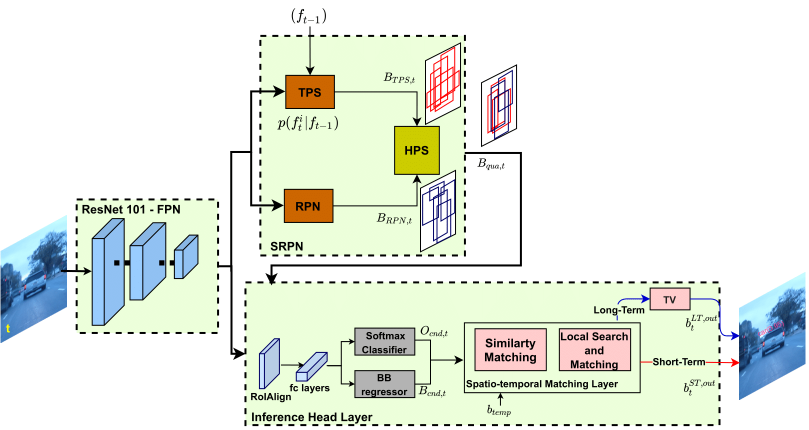
#> input picture TDIOT_GRA-1.png, 1617 x 859 px (shown at 1/2 size)
$ python -i lbp.py   (imports and definitions only)
#> lines starting #> are read from the running program, lines starting #| are printed output that depends on the picture
#> further down, picture is the input picture: shape (859, 1617, 3); mean B, G, R 226.8, 236.1, 230.5
import numpy as np
import cv2
#from time import perf_counter

# [23 lines left out: function lbp_decimal_4, not called in this run]

def lbp_decimal_8(img, hist_conc= False):

#> called with hist_conc = False
    image_base_ = img[1:-1,1:-1]

    image_up = img[:-2,1:-1]
    image_down = img[2:,1:-1]

    image_left = img[1:-1,:-2]
    image_right = img[1:-1:,2:]

    image_diag_up_left = img[:-2,:-2]
    image_diag_up_right = img[:-2,2:]

    image_diag_down_left = img[2:,:-2]
    image_diag_down_right = img[2:,2:]

    pow_1 = np.power(2,0)*1.0*(image_up >= image_base_)
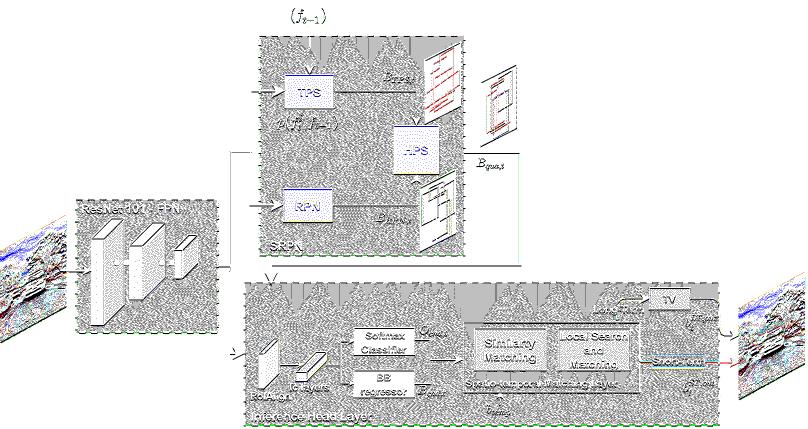
#> pow_1: shape (857, 1615, 3) float64 (shown at 1/2 size); mean B, G, R 0.89, 0.889, 0.888
    pow_2 = np.power(2,1)*1.0*(image_diag_up_right >= image_base_)
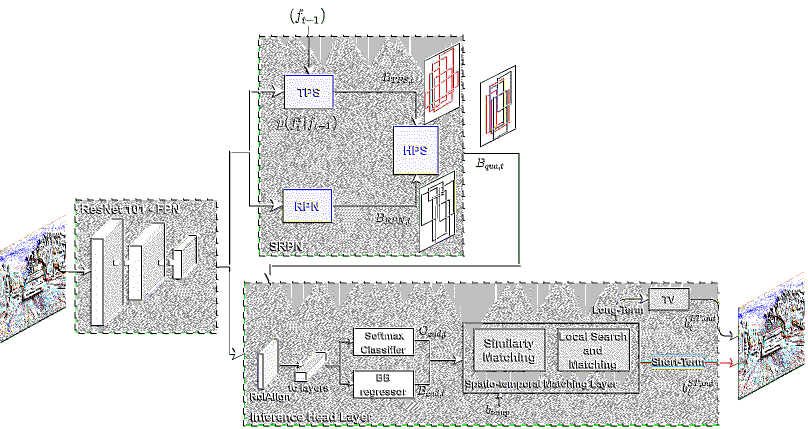
#> pow_2: shape (857, 1615, 3) float64 (shown at 1/2 size); mean B, G, R 1.79, 1.79, 1.79; drawn with min black and max white
    pow_3 = np.power(2,2)*1.0*(image_right >= image_base_)
    pow_4 = np.power(2,3)*1.0*(image_diag_down_right >= image_base_)
    pow_5 = np.power(2,4)*1.0*(image_down >= image_base_)
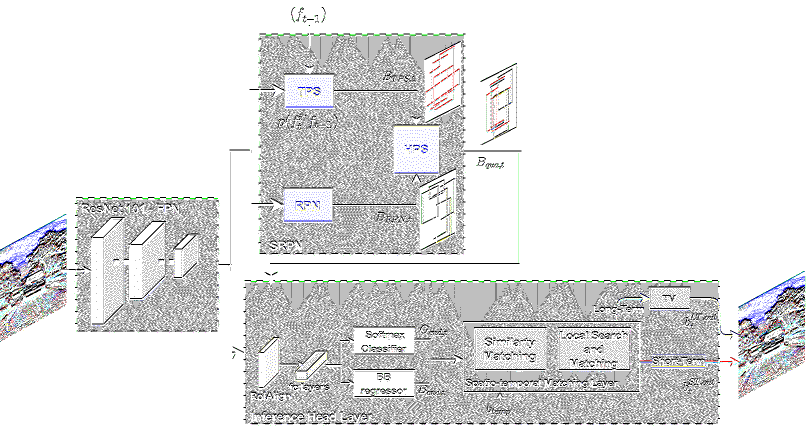
#> pow_5: shape (857, 1615, 3) float64 (shown at 1/2 size); mean B, G, R 14.24, 14.22, 14.2; drawn with min black and max white
    pow_6 = np.power(2,5)*1.0*(image_diag_down_left >= image_base_)
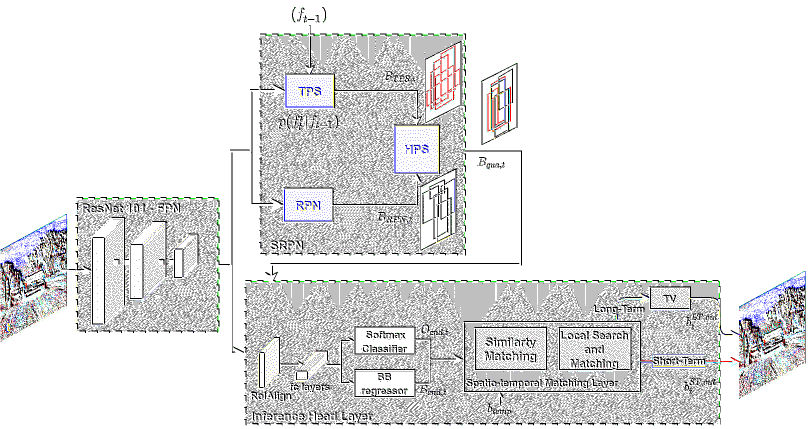
#> pow_6: shape (857, 1615, 3) float64 (shown at 1/2 size); mean B, G, R 28.6, 28.6, 28.6; drawn with min black and max white
    pow_7 = np.power(2,6)*1.0*(image_left >= image_base_)
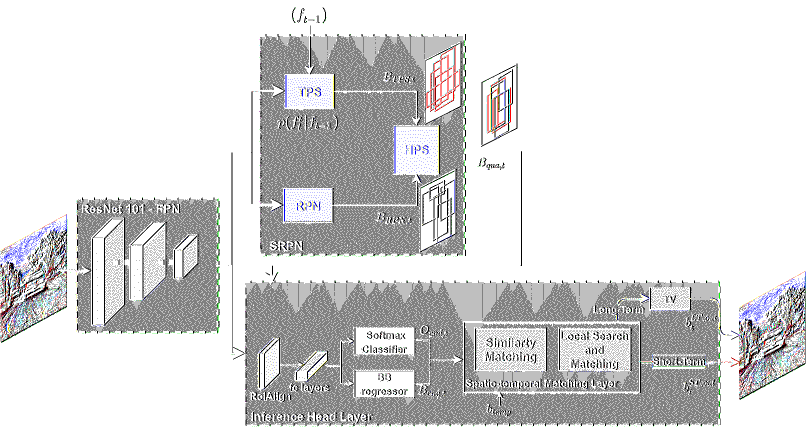
#> pow_7: shape (857, 1615, 3) float64 (shown at 1/2 size); mean B, G, R 54.4, 54.3, 54.4; drawn with min black and max white
    pow_8 = np.power(2,7)*1.0*(image_diag_up_left >= image_base_)
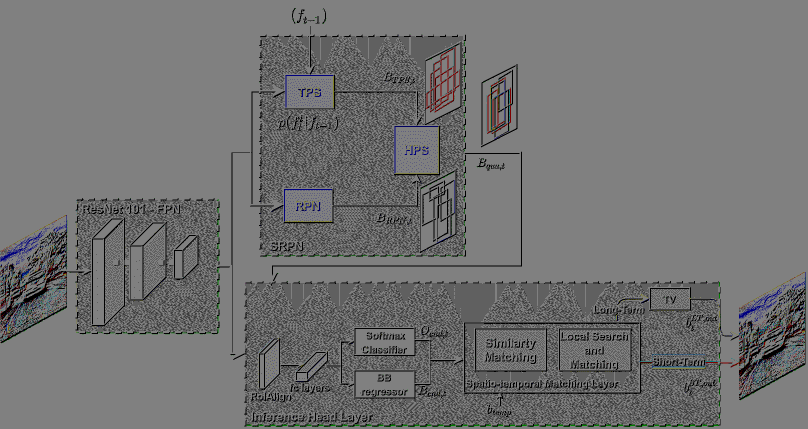
#> pow_8: shape (857, 1615, 3) float64 (shown at 1/2 size); mean B, G, R 114.1, 114, 113.9

    lbp_decimal = pow_1 + pow_2 + pow_3 + pow_4 + pow_5 + pow_6 + pow_7 + pow_8
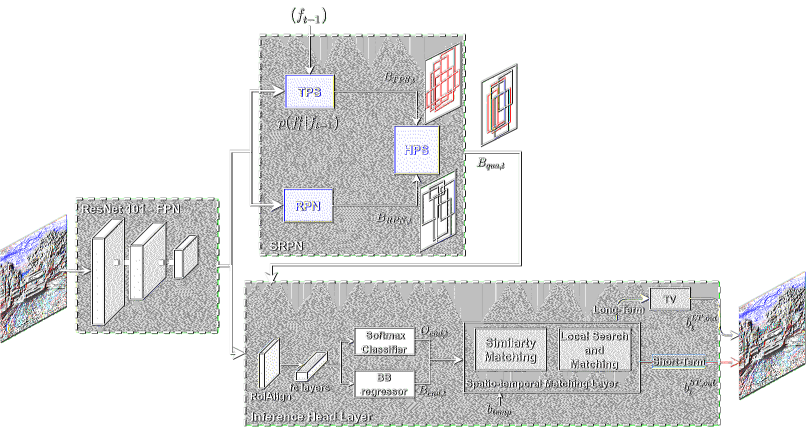
#> lbp_decimal: shape (857, 1615, 3) float64 (shown at 1/2 size); mean B, G, R 224.6, 224.3, 224.2

    if hist_conc==True:
        decimal_flatten_1 = lbp_decimal[:,:,0].flatten()
        decimal_flatten_2 = lbp_decimal[:,:,1].flatten()
        decimal_flatten_3 = lbp_decimal[:,:,2].flatten()

        hist_lbp_1, bins = np.histogram(decimal_flatten_1, bins=np.arange(256))
        hist_lbp_2, bins = np.histogram(decimal_flatten_2, bins=np.arange(256))
        hist_lbp_3, bins = np.histogram(decimal_flatten_3, bins=np.arange(256))

        hist_lbp = np.concatenate((hist_lbp_1,hist_lbp_2,hist_lbp_3), axis =0, out= None)

    else:
        decimal_flatten = lbp_decimal.flatten()
        hist_lbp,bins = np.histogram(decimal_flatten, bins=np.arange(256))
#> hist_lbp = 255 values, max 3056548 at index 254, min 71 at index 141, mean 16283; bins = 256 values from 0 to 255

    return hist_lbp,bins

# [75 lines left out: functions lbp_decimal_8_loop, chi_square_dist, KL_dist, resize_bbox, L2_dist, not called in this run]

>>> import cv2
>>> picture = cv2.imread('TDIOT_GRA-1.png')
>>> result = lbp_decimal_8(picture)
